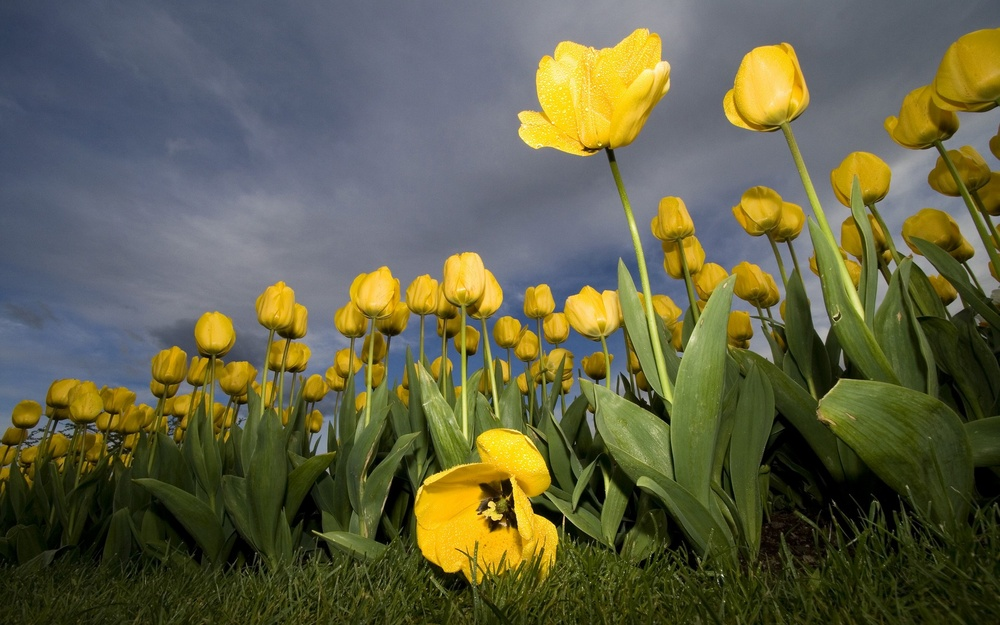
%> input picture Histogram-of-Enhanced-Image/img/HISTO.jpg, 1000 x 625 px, shrunk from 1920 x 1200 before the run
$ octave homework_5.m   (GNU Octave 9; MATLAB toolbox functions it lacks are replaced by stand-ins)
%> lines starting %> are read from the running program, lines starting %| are printed output that depends on the picture
clc; clear all;

[file adrs]=uigetfile({'*.jpg;*.png;*.gif','All Image Files';...
          '*.*','All Files' });
%> the answer given: img/HISTO.jpg
pic1=imread([adrs file]);
%> pic1 is the input picture: size 625x1000x3 uint8; mean R, G, B 97, 97.5, 69.8
pic1=rgb2gray(pic1);
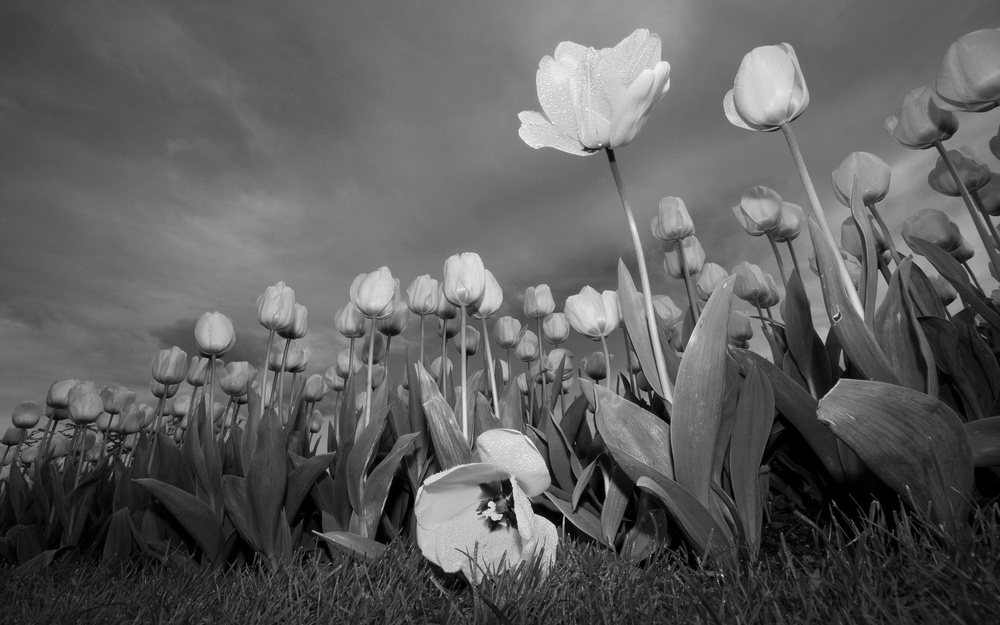
%> pic1: size 625x1000 uint8; min 0, max 252, mean 94.2

[s1,s2,s3]=size(pic1);
%> s1 = 625; s2 = 1000; s3 = 1

N=s1*s2; % number of pixles
%> N = 625000
%%
hist=[0:255];
 for i=0:255

       hist(i+1)=sum(sum( pic1==i));%Histogram
 end
%> after the loop, hist = 256 values, max 8308 at index 117, min 0 at index 248, mean 2441.4


pdf=hist./N; %Probability density function
%> pdf = 256 values, max 0.0133 at index 117, min 0 at index 248, mean 0.00391


for i=1:255;

    cdf(i)=sum(pdf(1:i)); % cumulative distribution function
end
%> after the loop, cdf = 255 values from 0.0057 to 1

 hieq=round((cdf)*255);% Equalized Histogram
%> hieq = 255 values from 1 to 255

pic2=pic1;
 %%

% [5 lines of commented-out code are left out]

%%

 %final output image reconstruction
for i=1:255

    pic2(pic1==i)=hieq(i); %Enhanced Image

end
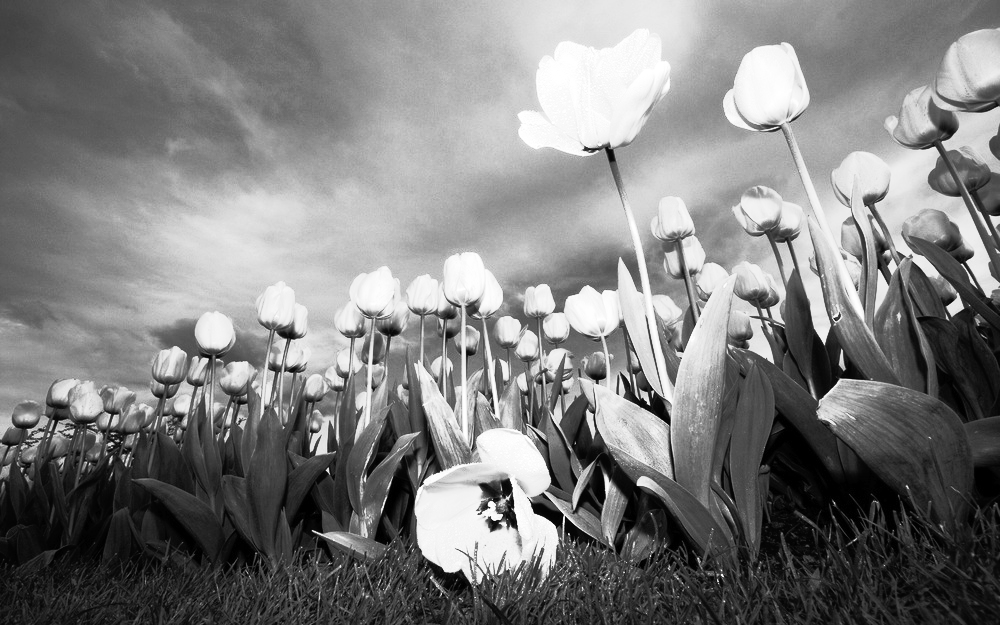
%> pic2: size 625x1000 uint8; min 0, max 255, mean 126.6


for i=0:255
        hist2(i+1)=sum(sum( pic2==i) );% Histogram of Enhanced Image
end
%> after the loop, hist2 = 256 values, max 8308 at index 176, min 0 at index 3, mean 2441.4
%%
figure
subplot(2,1 ,1)
c = bar(hist,'g');
title('Histogram of orginal image');
grid on
subplot(2,1 ,2)
c = bar(hist2,'b');
title('Histogram of Enhanced Image');
grid on
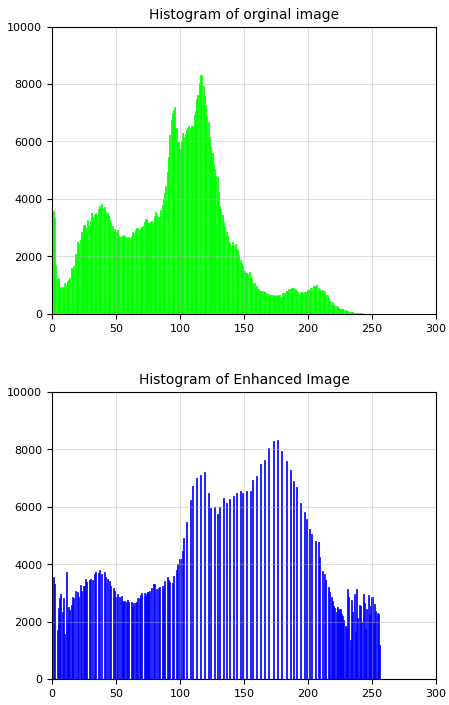
%> figure redrawn from the program's plot data, 2 panels; panel 1: tallest bar 8308 high, from x = 116.6 to 117.4; panel 2: tallest bar 8308 high, from x = 175.6 to 176.4

figure
subplot(1,2,1), imshow(pic1)
title('orginal image');
subplot(1,2,2), imshow(pic2)
title('Enhanced Image');
